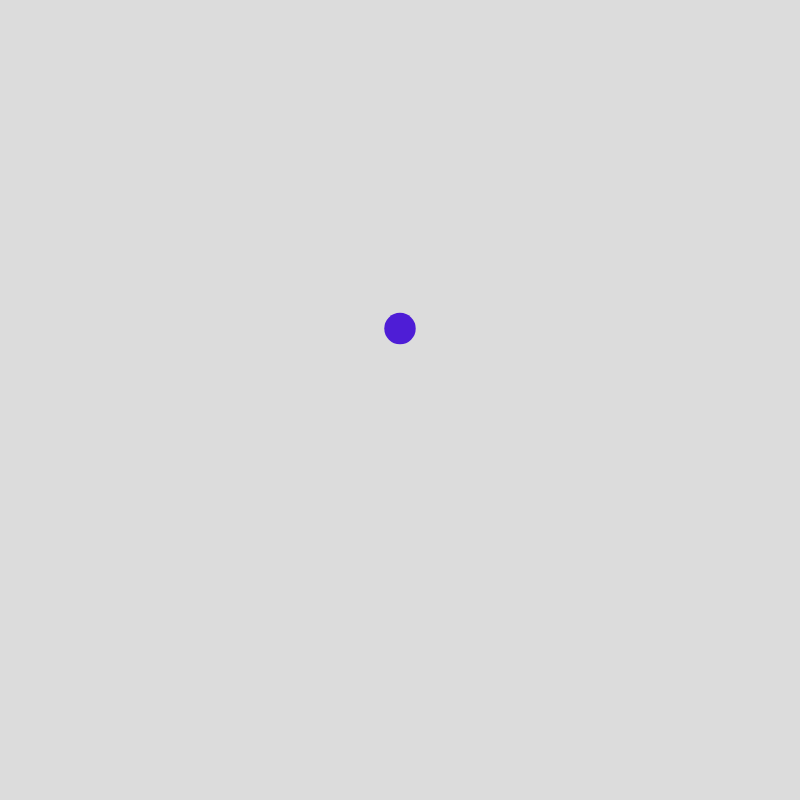
Frame 1 (no input)
Frame 60 (no input): identical to frame 1, image omitted
Frame 120 (the mouse pressed at the canvas centre since frame 60): identical to frame 1, image omitted

The p5.js sketch that drew this single still picture (run headless with seeded random() and noise() and a simulated clock; from frame 60 on, the mouse is pressed at the canvas centre):

// p5.js sketch
// ── sketch.js
function setup() {
  createCanvas(800, 800);
}

function draw() {
  background(220);

//using hour() to get the current hour 
  let currentHour = hour();

  // mapping the hour to energy levels
  let y = map(currentHour, 6, 20, 100, 300); // Morning is 6am to evening is 8pm I selected 
  //these because thats when most people are up getting ready for work or whinding down after work
  // thought it would be a good way to select

  //  size of circle changes based on energy level
  let size = map(currentHour, 6, 20, 100, 40); // Larger in the morning, smaller in evening

  // color of the circle changes to represent energy level throughtout the day 
  let color1 = map(currentHour, 6, 20, 255, 100); // bright in the morning 
  let color2 = map(currentHour, 6, 20, 200, 50);
  let color3 = map(currentHour, 6, 20, 100, 200); //  darker in evening

  // drawing the circle 
  fill(color1, color2, color3);
  noStroke();
  ellipse(width / 2, y, size);
}
